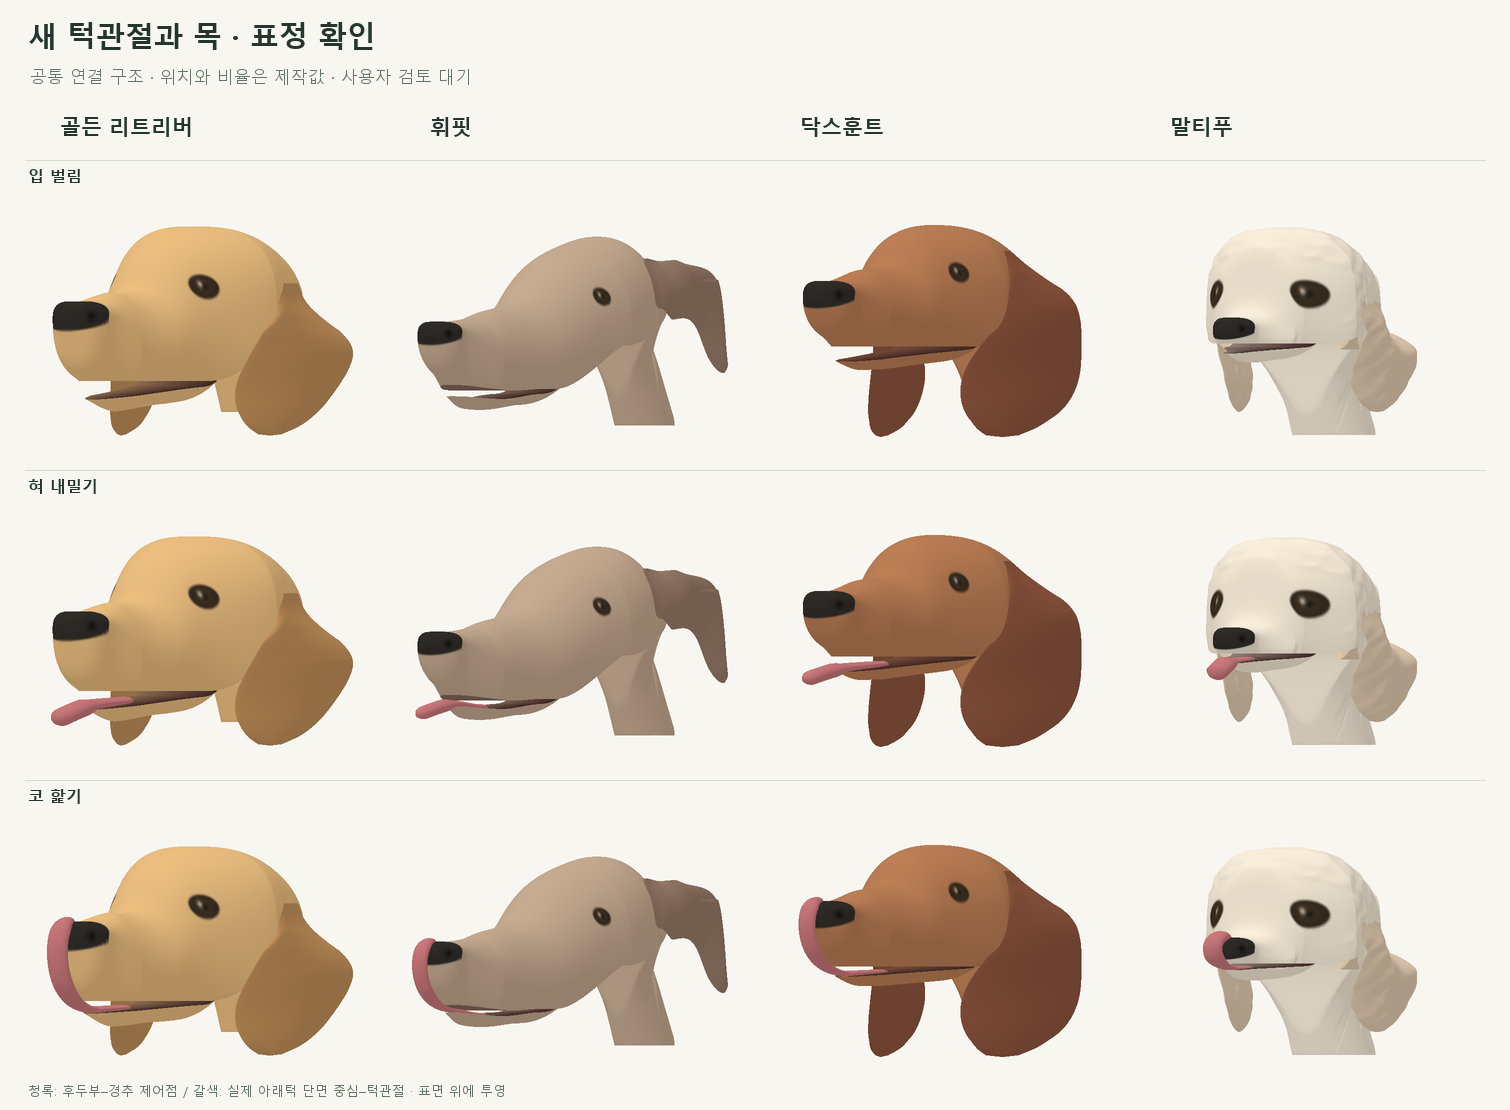

Reproduce this figure in Python.
"""Six authored, static head expressions on the retained round-eyed B heads."""
import hashlib
import importlib.util
import json
from pathlib import Path

import numpy as np
from PIL import Image, ImageDraw

HERE = Path(__file__).resolve().parent
SOURCE = HERE.parent/'deformation-b-round-eyes-v1'
spec = importlib.util.spec_from_file_location('round_heads',SOURCE/'preview.py')
round_heads = importlib.util.module_from_spec(spec)
spec.loader.exec_module(round_heads)
model = round_heads.model
HEAD_SCALE = round_heads.base.HEAD_SCALE
STATES = [('neutral','기본'),('half','반쯤 감기'),('closed','눈 감기'),
          ('open','입 벌림'),('tongue','혀 내밀기'),('lick','코 핥기')]
ORAL = np.array([61.,37.,35.])
MOUTH_STYLE = {'golden':(.22,1.),'whippet':(.13,.58),'dachshund':(.20,.85)}


def profile_for(rig, raw, breed=None):
    profile = model.local_profile(rig,raw)
    radius = float(np.sqrt(np.prod(profile['eye_radius'])))
    profile.update(eye_radius=(radius,radius),eye_tilt=0.,eye_power=2.)
    profile['mouth_style'] = MOUTH_STYLE.get(breed,(.22,1.))
    profile['slender_jaw'] = breed=='whippet'
    return profile


def eyelids(rig,breed,profile,closed=False):
    clean = dict(profile,eye_radius=(1e-7,1e-7))
    mesh = model.head_features(rig,breed,clean)
    shell,colors = mesh[0]
    colors = colors.copy()
    centers = (shell[:-1,:-1]+shell[1:,:-1]+shell[1:,1:]+shell[:-1,1:])/4
    xx,yy,zz = centers.transpose(2,0,1)
    pose = {k:np.asarray(v) for k,v in model.pose(rig).items()}
    radius = profile['eye_radius'][0]
    def stain(mask,color):
        nonlocal colors
        mask = np.clip(mask,0,1)[...,None]
        colors = colors*(1-mask)+np.asarray(color)*mask
    for side,sign in [('L_',1),('R_',-1)]:
        eye = pose['face.'+side+'eye']-pose['body.head']
        u,v = (xx-eye[0])/radius,(yy-eye[1])/radius
        visible = (sign*zz>0)
        if closed:
            # A lid-contact curve replaces the covered eye, including glint.
            line = np.exp(-((v-(-.08+.18*u*u))/.12)**2)
            ends = 1-model.smoothstep((np.abs(u)-.78)/.28)
            stain(line*ends*visible,(53,43,34))
        else:
            lid = np.clip((-.02-v)/.07+.5,0,1)*visible
            stain(np.clip((1.12-u*u-v*v)*4,0,1)*lid,(52,42,32))
            stain(np.exp(-4*(u*u+(v*.8)**2))*.50*lid,(107,77,42))
            stain(np.exp(-12*(u*u+v*v))*.98*lid,(27,26,24))
            stain(np.exp(-((u+.25)**2/.023+(v-.21)**2/.065))*.75*lid,(242,228,204))
    mesh[0] = (shell,colors)
    return mesh


def row_sample(values,coordinates):
    """Periodic linear interpolation along each row of a structured surface."""
    period = values.shape[1]-1
    coordinates = np.mod(coordinates,period)
    left = np.floor(coordinates).astype(int)
    right = (left+1)%period
    fraction = (coordinates-left)[...,None]
    rows = np.arange(len(values))[:,None]
    return values[rows,left]*(1-fraction)+values[rows,right]*fraction


def rotate_jaw(vertices,pivot,angles):
    delta = vertices-pivot
    c,s = np.cos(angles)[:,None],np.sin(angles)[:,None]
    result = vertices.copy()
    result[:,:,0] = pivot[0]+c*delta[:,:,0]-s*delta[:,:,1]
    result[:,:,1] = pivot[1]+s*delta[:,:,0]+c*delta[:,:,1]
    return result


def mouth(mesh,rig,profile,degrees):
    shell,material = mesh[0]
    xs = shell[:,0,0]
    count = shell.shape[1]-1
    theta = np.linspace(0,2*np.pi,count+1)
    bottom = shell[:,:,1].min(axis=1)
    mouth_points = np.asarray(sorted(profile['mouth'],key=lambda p:p[0]))
    front,back = mouth_points[0,0],mouth_points[-1,0]
    pose = {k:np.asarray(v) for k,v in model.pose(rig).items()}
    pivot = pose['face.jaw_axis']-pose['body.head']
    hinge_axis = np.array([pose['face.'+s+'_jaw_hinge']-pose['body.head'] for s in ('L','R')])
    source_pivot = pivot.copy()
    if profile.get('slender_jaw',False) and not profile.get('structured_jaw',False):
        temple = pose['face.L_temple']-pose['body.head']
        pivot[1] = temple[1]-1.2
        hinge_axis[:,:2] = pivot[:2]
    # One quiet lip plane replaces the observed polycurve and front taper.
    # Its intersection with the rounded muzzle supplies a round front edge.
    rear = pivot[0]+1.6
    middle = (front+back)/2
    low = np.interp(middle,xs,bottom)
    high = np.interp(middle,xs,shell[:,:,1].max(axis=1))
    plane_y = low+profile['mouth_style'][0]*(high-low)
    lip = np.full_like(xs,plane_y)
    if profile.get('slender_jaw',False):
        # Reference-guided long, straight oral margin: the jaw starts near
        # the nose instead of being a short slice from the bottom of a dome.
        a,b = mouth_points[0],mouth_points[-1]
        u = np.clip((xs-a[0])/(b[0]-a[0]),0.,1.)
        # A shallow arc with horizontal tangents at both ends; the final
        # turn eases into the cheek without a descending straight slash.
        lip = (a[1]-2.0)-.50*np.sin(np.pi*u)**2-.50*model.smoothstep(u)
    if profile.get('structured_jaw',False):
        ramus_rise = model.smoothstep((xs-back)/(pivot[0]-back))
        skull_floor = lip*(1-ramus_rise)+(pivot[1]-1.2)*ramus_rise
        occiput = pose['face.occiput']-pose['body.head']
        cap_u = np.clip((xs-pivot[0])/(occiput[0]-pivot[0]),0.,1.)
        cap_floor = (pivot[1]-1.2)+(occiput[1]-(pivot[1]-1.2))*cap_u**2
        skull_floor = np.where(xs>=pivot[0],cap_floor,skull_floor)
        lip = lip*(1-ramus_rise)+pivot[1]*ramus_rise
        lip = np.maximum(bottom,lip)
    else:
        rear_fade = 1-model.smoothstep((xs-pivot[0])/(rear-pivot[0]))
        lip = bottom+np.maximum(0,lip-bottom)*rear_fade
    # Intersect the registered lip line with the existing, unchanged section.
    mouth_theta = np.array([np.interp(y,row[:count//2+1,1][::-1],theta[:count//2+1][::-1])
                            for y,row in zip(lip,shell)])
    original = np.broadcast_to(theta,shell.shape[:2])
    # The joint remains inside the cheek. Keep the fixed cheek over the rear
    # mandible rather than drawing an exposed loop around the hinge.
    cheek = (model.smoothstep((xs-(back-3.5))/5.0) if profile.get('slender_jaw',False)
             else model.smoothstep((xs-(back-1.5))/2.0))
    if profile.get('structured_jaw',False):
        # The head input includes adjoining neck. Never restore that old
        # underside behind the mouth: the skull base rises into the cheek.
        upper_limit = np.array([np.interp(y,row[:count//2+1,1][::-1],theta[:count//2+1][::-1])
                                for y,row in zip(np.maximum(bottom,skull_floor),shell)])
    else:
        upper_limit = mouth_theta+(np.pi-mouth_theta)*cheek
    upper_angles = np.where((original>upper_limit[:,None])&(original<=np.pi),upper_limit[:,None],original)
    upper_angles = np.where((original>np.pi)&(original<2*np.pi-upper_limit[:,None]),
                            2*np.pi-upper_limit[:,None],upper_angles)
    upper = row_sample(shell,upper_angles/(2*np.pi)*count)
    # Preserve every unaffected upper-face vertex exactly, including nose/eyes.
    unchanged = upper_angles==original
    upper[unchanged] = shell[unchanged]
    upper[:,-1] = upper[:,0]
    # Keep the longitudinal skull rows. The cervical envelope closes and joins
    # the posterior surface; collapsing it to one point tears this junction.
    upper_colors = material.copy()
    # Only the actual transverse palate face is oral material. Boundary
    # skin triangles keep their coat, avoiding a dotted external lip stroke.
    roof_faces = (upper_limit[:-1]<np.pi-1e-5)&(upper_limit[1:]<np.pi-1e-5)
    oral_weight = 1-model.smoothstep((cheek[:-1]+cheek[1:])/2/.4)
    palate_color = material[:,count//2]*(1-oral_weight[:,None])+ORAL*oral_weight[:,None]
    upper_colors[roof_faces,count//2] = palate_color[roof_faces]
    t = np.linspace(0,1,145)
    lower_angles = mouth_theta[:,None]+(2*np.pi-2*mouth_theta[:,None])*t[None,:]
    lower = row_sample(shell,lower_angles/(2*np.pi)*count)
    if profile.get('structured_jaw',False):
        # Keep the lip/floor height; flatten the pendant bowl beneath it.
        # This is a rest-shape edit, before the common rigid hinge motion.
        rim_y = (lower[:,0,1]+lower[:,-1,1])/2
        depth = np.maximum(1e-9,(rim_y[:,None]-lower[:,:,1]).max(axis=1))
        depth_scale = np.minimum(.65,profile.get('jaw_depth',1.4)/depth)
        lower[:,:,1] = rim_y[:,None]+depth_scale[:,None]*(lower[:,:,1]-rim_y[:,None])
        lower[:,:,2] *= profile.get('jaw_width',.88)
        half_width = np.maximum(np.abs(lower[:,:,2]).max(axis=1),1e-9)
        lower[:,:,2] *= np.minimum(1.,profile.get('jaw_half_width',5.5)/half_width)[:,None]
    if profile.get('structured_jaw',False):
        start = np.array([[np.interp(back,xs,lower[:,j,k]) for k in range(3)]
                          for j in range(lower.shape[1])])
        axis_line = np.zeros_like(start)+pivot
        axis_line[:,2] = hinge_axis[0,2]*np.cos(np.pi*t)
        posterior = xs>=back
        lower[posterior] = (start[None]*(1-ramus_rise[posterior,None,None])+
                            axis_line[None]*ramus_rise[posterior,None,None])
        lower[posterior,:,0] = np.minimum(xs[posterior],pivot[0])[:,None]
    else:
        burial_start = back-2.5
        buried = model.smoothstep((xs-burial_start)/(pivot[0]-burial_start))
        lower[:,:,1] = pivot[1]+(lower[:,:,1]-pivot[1])*(1-.88*buried[:,None])
        lower[:,:,2] *= 1-.88*buried[:,None]
    lower_rest = lower.copy()
    angle = np.full(len(xs),np.deg2rad(degrees))
    lower = rotate_jaw(lower_rest,pivot,angle)
    floor = (lower[:,0]+lower[:,-1])/2
    # The final column closes the lower jaw with its dark oral floor.
    lower_closed = np.concatenate((lower,lower[:,:1]),axis=1)
    # Sample only the original lower-face material; no new exterior lip stroke.
    color_angles = (lower_angles[:-1,:-1]+lower_angles[1:,1:])/2
    color_indices = np.clip((color_angles/(2*np.pi)*count).astype(int),0,count-1)
    lower_colors = material[np.arange(len(xs)-1)[:,None],color_indices]
    lower_colors = np.concatenate((lower_colors,np.broadcast_to(ORAL,(len(xs)-1,1,3))),axis=1)
    # Omit collapsed pre-mouth rows entirely: they are upper muzzle, not a
    # mandible or an oral wall stretching down from the front of the nose.
    active = np.flatnonzero(np.sin(mouth_theta)>1e-5)
    first,last = max(0,int(active[0])-1),min(len(xs)-1,int(active[-1])+1)
    if profile.get('structured_jaw',False):
        last = int(np.searchsorted(xs,pivot[0]))
    region = slice(first,last+1)
    front = float(xs[first+1])
    # Each jaw has its own roof/floor. No strip joins the two lip rims:
    # a lateral ray can pass through the opened oral aperture.
    result = [(upper,upper_colors),(lower_closed[region],lower_colors[first:last]),*mesh[1:]]
    data = dict(xs=xs,front=front,back=back,floor=floor,pivot=pivot,
                angle=degrees,upper=shell,mouth_theta=mouth_theta,
                lower_rest=lower_rest[region],lower_posed=lower[region],
                hinge_axis=hinge_axis,source_pivot=source_pivot,region=(first,last),
                roof_y=upper[:,:,1].min(axis=1),lip_y=lip)
    return result,data


def trim_whippet_neck(mesh,rig,profile):
    """A continuous closed skin over the same shallow jaw and skull base."""
    divided,data = mouth(mesh,rig,profile,0.)
    shell,colors = mesh[0]
    upper = divided[0][0]
    theta = np.linspace(0,2*np.pi,shell.shape[1])[None,:]
    limit = data['mouth_theta'][:,None]
    below = (theta>limit)&(theta<2*np.pi-limit)
    lip = data['lip_y']
    depth = np.maximum(lip-shell[:,:,1].min(axis=1),1e-9)
    depth_scale = np.minimum(.55,1.10/depth)
    skin = upper.copy()
    lower_y = lip[:,None]+depth_scale[:,None]*(shell[:,:,1]-lip[:,None])
    t = np.clip((theta-limit)/np.maximum(2*np.pi-2*limit,1e-9),0,1)
    lower_z = shell[:,:,2]*(1-.24*np.sin(np.pi*t))
    skin[:,:,1] = np.where(below,lower_y,skin[:,:,1])
    skin[:,:,2] = np.where(below,lower_z,skin[:,:,2])
    blend = (1-model.smoothstep((data['xs']-(data['back']-1.0))/3.0))[:,None,None]
    closed = upper+(skin-upper)*blend
    return [(closed,colors),*mesh[1:]]


def floor_at(data,x):
    return np.array([np.interp(x,data['xs'],data['floor'][:,i]) for i in range(3)])


def tongue(data,width,lick=False):
    front,back = data['front'],data['back']
    inside_x = np.linspace((front+back)/2,front+.3,61)
    inside_floor = np.array([floor_at(data,x) for x in inside_x])
    gap = np.maximum(.02,np.interp(inside_floor[:,0],data['xs'],data['roof_y'])-inside_floor[:,1])
    root_envelope = np.sqrt(np.clip(np.linspace(0,1,len(inside_x))/.14,0,1))
    full_thickness = (.065 if lick else .085)*width
    inside_thickness = np.minimum(full_thickness,.28*gap)*root_envelope
    inside = inside_floor.copy()
    # The underside rests on the lower oral floor, including the lip exit.
    # Only the section inside the mouth is compressed to fit the aperture.
    inside[:,1] += inside_thickness
    root,lip = inside[0],inside[-1]
    shell = data['upper']
    if lick:
        index = int(np.argmin(np.abs(data['xs']-(data['xs'][0]+1.3))))
        contact = shell[index,0].copy()
        # Route outside the rostral silhouette before returning to nose skin.
        p1 = np.array([data['xs'][0]-2.6,lip[1]+.3,0.])
        p2 = np.array([data['xs'][0]-2.4,contact[1]+.8,0.])
        tip = contact
        half_width = .12*width
    else:
        direction = inside[-1]-inside[-2]
        direction /= np.linalg.norm(direction)
        p1 = lip+direction*.8
        tip = np.array([data['xs'][0]-1.4,lip[1]-.16*width,0.])
        p2 = tip+[.7,.35,0]
        contact = None
        half_width = .14*width
    outside_t = np.linspace(0,1,81)
    t = outside_t
    outside = ((1-t)**3)[:,None]*lip+(3*(1-t)**2*t)[:,None]*p1+(3*(1-t)*t*t)[:,None]*p2+(t**3)[:,None]*tip
    path = np.concatenate((inside,outside[1:]),axis=0)
    t = np.linspace(0,1,len(path))
    tangent = np.gradient(path,axis=0)
    normal = np.stack((-tangent[:,1],tangent[:,0],np.zeros(len(t))),axis=1)
    normal /= np.maximum(np.linalg.norm(normal,axis=1,keepdims=True),1e-9)
    normal[:len(inside)] = [0.,1.,0.]
    phi = np.linspace(0,2*np.pi,65)
    envelope = np.sqrt(np.clip(t/.10,0,1)*np.clip((1-t)/.14,0,1))
    radii = half_width*envelope
    outside_thickness = (inside_thickness[-1]+(full_thickness-inside_thickness[-1])*
                         model.smoothstep(outside_t/.35))
    outside_thickness *= np.sqrt(np.clip((1-outside_t)/.18,0,1))
    thickness = np.concatenate((inside_thickness,outside_thickness[1:]))
    surface = path[:,None,:]+normal[:,None,:]*thickness[:,None,None]*np.cos(phi)[None,:,None]
    surface[:,:,2] += radii[:,None]*np.sin(phi)[None,:]
    record = dict(root=root.tolist(),tip=tip.tolist(),contact=None if contact is None else contact.tolist(),
                  lip_floor_contact=inside_floor[-1].tolist(),lip_center=lip.tolist(),
                  lip_half_thickness=float(inside_thickness[-1]),
                  outside_max_thickness=float(2*outside_thickness.max()),
                  contact_distance=0.0 if lick else None)
    return (surface,np.array([194.,116.,119.])),record


def build():
    rigs,profiles = model.load('B.json')['breeds'],model.load('profiles.json')
    heads,evidence = {},{}
    for breed in model.BREEDS:
        rig = rigs[breed]
        profile = profile_for(rig,profiles[breed],breed)
        base = model.head_features(rig,breed,profile)
        heads[breed],evidence[breed] = {},{}
        for state,_ in STATES:
            detail = {}
            if state in ('half','closed'):
                mesh = eyelids(rig,breed,profile,closed=state=='closed')
            elif state in ('open','tongue','lick'):
                degrees = (6. if state!='lick' else 4.)*profile['mouth_style'][1]
                mesh,data = mouth(base,rig,profile,degrees)
                detail['jaw_degrees'] = degrees
                if breed=='whippet':
                    detail.update(jaw_axis=data['pivot'].tolist(),
                                  source_jaw_axis=data['source_pivot'].tolist(),
                                  hinge_axis=data['hinge_axis'].tolist())
                if state in ('tongue','lick'):
                    feature,info = tongue(data,profiles[breed]['half_width'],lick=state=='lick')
                    mesh.append(feature)
                    detail['tongue'] = info
            else:
                mesh = base
            if breed=='whippet' and state in ('neutral','half','closed'):
                mesh = trim_whippet_neck(mesh,rig,profile)
                detail['posterior_skull_trim'] = True
            heads[breed][state] = [(v*HEAD_SCALE,np.asarray(c)) for v,c in mesh]
            evidence[breed][state] = detail
    return heads,evidence


def render(heads,angle=38,states=None,title='B 머리 · 여섯 가지 표정'):
    states = STATES if states is None else states
    cases = []
    for breed in model.BREEDS:
        row = []
        for state,_ in states:
            v,c = model.polys(heads[breed][state],angle,0)
            lo,hi = v[:,:,:2].min((0,1)),v[:,:,:2].max((0,1))
            row.append((v,c,lo,hi))
        cases.append(row)
    scale = min(min(286/(hi[0]-lo[0]),218/(hi[1]-lo[1])) for row in cases for _,_,lo,hi in row)
    image = Image.new('RGB',(30+325*len(states),1030),model.BG)
    pen = ImageDraw.Draw(image)
    model.label(image,30,24,title,32,bold=True)
    view_name = '¾ 보기' if angle==38 else '측면 보기'
    model.label(image,32,78,f'{view_name} · 둥근 눈 기준 · 같은 배율 · 기본형과 눈·입 동작 비교',18,model.MUTED)
    for i,(_,name) in enumerate(states):
        model.label(image,32+i*325,130,name,20,bold=True)
    for row_index,(row,name) in enumerate(zip(cases,model.NAMES)):
        top = 172+row_index*273
        pen.line((25,top,image.width-25,top),fill=model.LINE)
        model.label(image,30,top+12,name,20,bold=True)
        lo = np.min([case[2] for case in row],axis=0)
        hi = np.max([case[3] for case in row],axis=0)
        center = np.array([170,top+151])-(lo+hi)/2*np.array([scale,-scale])
        for col,(v,c,_,_) in enumerate(row):
            model.paint(image,v,c,center+[col*325,0],scale)
    model.label(image,32,1002,'정적 동작 시안 · 턱 각도는 제작값 · 사용자 검토 대기',15,model.MUTED)
    return image,scale


def main():
    heads,evidence = build()
    image,scale = render(heads)
    image.save(HERE/'expressions.png')
    side,side_scale = render(heads,90)
    side.save(HERE/'expressions-side.png')
    rigs,profiles = model.load('B.json')['breeds'],model.load('profiles.json')
    stages = {}
    for breed in model.BREEDS:
        rig = rigs[breed]
        profile = profile_for(rig,profiles[breed],breed)
        base = model.head_features(rig,breed,profile)
        stages[breed] = {}
        for degrees in (4,6,8):
            mesh,_ = mouth(base,rig,profile,degrees*profile['mouth_style'][1])
            if degrees==0:
                mesh = base  # retained closed expression, without a cut-line overlay
            stages[breed][degrees] = [(v*HEAD_SCALE,c) for v,c in mesh]
    jaw,_ = render(stages,38,[(4,'A · 작게'),(6,'B · 중간'),(8,'C · 조금 더')],
                   '입 단순화 · 같은 형태, 벌림만 비교')
    jaw.save(HERE/'mouth-options.png')
    inputs = [HERE/'preview.py',SOURCE/'preview.py',round_heads.BASE/'preview.py',
              model.HERE/'preview.py',model.HERE/'B.json',model.HERE/'profiles.json',round_heads.base.STYLE_PATH]
    recipe = dict(states=STATES,head_scale=HEAD_SCALE,primary_camera=38,side_camera=90,
                  comparison_camera=38,comparison_degrees=[4,6,8],
                  mouth_style=MOUTH_STYLE,
                  pixels_per_unit=scale,side_pixels_per_unit=side_scale,evidence=evidence,
                  input_sha256={str(p.relative_to(HERE.parent)):hashlib.sha256(p.read_bytes()).hexdigest() for p in inputs},
                  image_sha256={name:hashlib.sha256((HERE/name).read_bytes()).hexdigest() for name in ['expressions.png','expressions-side.png','mouth-options.png']},
                  classification='authored static action examples; not measured anatomy or affect inference',status='USER_REVIEW_PENDING')
    (HERE/'recipe.json').write_text(json.dumps(recipe,ensure_ascii=False,indent=2)+'\n',encoding='utf-8')


if __name__=='__main__':
    main()
